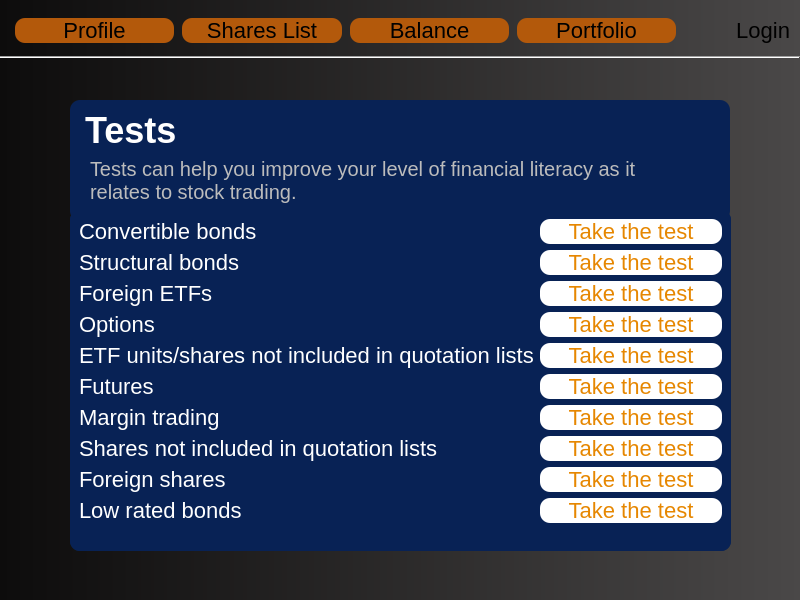
<?xml version="1.0" encoding="UTF-8"?>
<ui version="4.0">
 <class>tests</class>
 <widget class="QWidget" name="tests">
  <property name="geometry">
   <rect>
    <x>0</x>
    <y>0</y>
    <width>800</width>
    <height>600</height>
   </rect>
  </property>
  <property name="windowTitle">
   <string>Form</string>
  </property>
  <widget class="QLabel" name="Background">
   <property name="geometry">
    <rect>
     <x>0</x>
     <y>0</y>
     <width>800</width>
     <height>600</height>
    </rect>
   </property>
   <property name="styleSheet">
    <string notr="true">background-color: qlineargradient(spread:pad, x1:0, y1:0, x2:1, y2:0, stop:0 rgba(13, 12, 12, 255), stop:1 rgba(74, 72, 72, 255));</string>
   </property>
   <property name="text">
    <string/>
   </property>
  </widget>
  <widget class="QWidget" name="horizontalLayoutWidget">
   <property name="geometry">
    <rect>
     <x>10</x>
     <y>10</y>
     <width>671</width>
     <height>41</height>
    </rect>
   </property>
   <layout class="QHBoxLayout" name="header">
    <property name="spacing">
     <number>8</number>
    </property>
    <property name="leftMargin">
     <number>5</number>
    </property>
    <property name="topMargin">
     <number>5</number>
    </property>
    <property name="rightMargin">
     <number>5</number>
    </property>
    <property name="bottomMargin">
     <number>5</number>
    </property>
    <item>
     <widget class="QPushButton" name="ProfileBtn">
      <property name="styleSheet">
       <string notr="true">background-color: rgb(179, 89, 11);
color: black;
font-size:22px;
border: none;
border-radius:10px;</string>
      </property>
      <property name="text">
       <string>Profile</string>
      </property>
     </widget>
    </item>
    <item>
     <widget class="QPushButton" name="SharesListBtn">
      <property name="styleSheet">
       <string notr="true">background-color: rgb(179, 89, 11);
color: black;
font-size:22px;
border: none;
border-radius:10px;</string>
      </property>
      <property name="text">
       <string>Shares List</string>
      </property>
     </widget>
    </item>
    <item>
     <widget class="QPushButton" name="BalanceBtn">
      <property name="styleSheet">
       <string notr="true">background-color: rgb(179, 89, 11);
color: black;
font-size:22px;
border: none;
border-radius:10px;</string>
      </property>
      <property name="text">
       <string>Balance</string>
      </property>
     </widget>
    </item>
    <item>
     <widget class="QPushButton" name="Portfolio">
      <property name="styleSheet">
       <string notr="true">background-color: rgb(179, 89, 11);
color: black;
font-size:22px;
border: none;
border-radius:10px;</string>
      </property>
      <property name="text">
       <string>Portfolio</string>
      </property>
     </widget>
    </item>
   </layout>
  </widget>
  <widget class="QLabel" name="Login">
   <property name="geometry">
    <rect>
     <x>690</x>
     <y>10</y>
     <width>100</width>
     <height>40</height>
    </rect>
   </property>
   <property name="font">
    <font>
     <pointsize>-1</pointsize>
    </font>
   </property>
   <property name="layoutDirection">
    <enum>Qt::LeftToRight</enum>
   </property>
   <property name="autoFillBackground">
    <bool>false</bool>
   </property>
   <property name="styleSheet">
    <string notr="true">font-size: 22px;
color: black;</string>
   </property>
   <property name="text">
    <string>Login</string>
   </property>
   <property name="alignment">
    <set>Qt::AlignRight|Qt::AlignTrailing|Qt::AlignVCenter</set>
   </property>
   <property name="wordWrap">
    <bool>true</bool>
   </property>
  </widget>
  <widget class="Line" name="line">
   <property name="geometry">
    <rect>
     <x>0</x>
     <y>50</y>
     <width>800</width>
     <height>15</height>
    </rect>
   </property>
   <property name="lineWidth">
    <number>1</number>
   </property>
   <property name="orientation">
    <enum>Qt::Horizontal</enum>
   </property>
  </widget>
  <widget class="QLabel" name="SubTitle">
   <property name="geometry">
    <rect>
     <x>90</x>
     <y>150</y>
     <width>601</width>
     <height>61</height>
    </rect>
   </property>
   <property name="styleSheet">
    <string notr="true">font-size: 20px;
color: rgb(188, 188, 188);</string>
   </property>
   <property name="text">
    <string>Tests can help you improve your level of financial literacy as it relates to stock trading.</string>
   </property>
   <property name="wordWrap">
    <bool>true</bool>
   </property>
  </widget>
  <widget class="QLabel" name="Title">
   <property name="geometry">
    <rect>
     <x>85</x>
     <y>110</y>
     <width>91</width>
     <height>41</height>
    </rect>
   </property>
   <property name="styleSheet">
    <string notr="true">font-size: 36px;
color: white;
font-weight:bold;</string>
   </property>
   <property name="text">
    <string>Tests</string>
   </property>
  </widget>
  <widget class="QLabel" name="MenuHeader">
   <property name="geometry">
    <rect>
     <x>70</x>
     <y>100</y>
     <width>660</width>
     <height>121</height>
    </rect>
   </property>
   <property name="styleSheet">
    <string notr="true">background-color: rgb(8, 34, 85);
color: black;
font-size:22px;
border: none;
border-radius:10px;</string>
   </property>
   <property name="text">
    <string/>
   </property>
  </widget>
  <widget class="QScrollArea" name="scrollArea">
   <property name="geometry">
    <rect>
     <x>70</x>
     <y>210</y>
     <width>661</width>
     <height>341</height>
    </rect>
   </property>
   <property name="styleSheet">
    <string notr="true">background-color: rgb(8, 34, 85);
color: black;
font-size:22px;
border: none;
border-radius:10px;</string>
   </property>
   <property name="widgetResizable">
    <bool>true</bool>
   </property>
   <widget class="QWidget" name="scrollAreaWidgetContents">
    <property name="geometry">
     <rect>
      <x>0</x>
      <y>0</y>
      <width>647</width>
      <height>378</height>
     </rect>
    </property>
    <layout class="QFormLayout" name="formLayout">
     <item row="1" column="0">
      <widget class="QLabel" name="ConvertibleBonds">
       <property name="styleSheet">
        <string notr="true">color:white;
font-size:22px;</string>
       </property>
       <property name="text">
        <string>Convertible bonds</string>
       </property>
      </widget>
     </item>
     <item row="1" column="1">
      <widget class="QPushButton" name="ConvertibleNondsBtn">
       <property name="styleSheet">
        <string notr="true">color: rgb(230, 135, 1);
background-color: rgb(255, 255, 255);</string>
       </property>
       <property name="text">
        <string>Take the test</string>
       </property>
      </widget>
     </item>
     <item row="2" column="0">
      <widget class="QLabel" name="StructalBonds">
       <property name="styleSheet">
        <string notr="true">color:white;
font-size:22px;</string>
       </property>
       <property name="text">
        <string>Structural bonds</string>
       </property>
      </widget>
     </item>
     <item row="2" column="1">
      <widget class="QPushButton" name="StructalBondsBtn">
       <property name="styleSheet">
        <string notr="true">color: rgb(230, 135, 1);
background-color: rgb(255, 255, 255);</string>
       </property>
       <property name="text">
        <string>Take the test</string>
       </property>
      </widget>
     </item>
     <item row="3" column="0">
      <widget class="QLabel" name="ForeignETFs">
       <property name="styleSheet">
        <string notr="true">color:white;
font-size:22px;</string>
       </property>
       <property name="text">
        <string>Foreign ETFs</string>
       </property>
      </widget>
     </item>
     <item row="3" column="1">
      <widget class="QPushButton" name="ForeignETFsBtn">
       <property name="styleSheet">
        <string notr="true">color: rgb(230, 135, 1);
background-color: rgb(255, 255, 255);</string>
       </property>
       <property name="text">
        <string>Take the test</string>
       </property>
      </widget>
     </item>
     <item row="4" column="0">
      <widget class="QLabel" name="Options">
       <property name="styleSheet">
        <string notr="true">color:white;
font-size:22px;</string>
       </property>
       <property name="text">
        <string>Options</string>
       </property>
      </widget>
     </item>
     <item row="4" column="1">
      <widget class="QPushButton" name="OptionsBtn">
       <property name="styleSheet">
        <string notr="true">color: rgb(230, 135, 1);
background-color: rgb(255, 255, 255);</string>
       </property>
       <property name="text">
        <string>Take the test</string>
       </property>
      </widget>
     </item>
     <item row="5" column="0">
      <widget class="QLabel" name="ETFUnits_SharesNotIncludes">
       <property name="styleSheet">
        <string notr="true">color:white;
font-size:22px;</string>
       </property>
       <property name="text">
        <string>ETF units/shares not included in quotation lists</string>
       </property>
      </widget>
     </item>
     <item row="5" column="1">
      <widget class="QPushButton" name="ETFUnits_SharesNotIncludesBtn">
       <property name="styleSheet">
        <string notr="true">color: rgb(230, 135, 1);
background-color: rgb(255, 255, 255);</string>
       </property>
       <property name="text">
        <string>Take the test</string>
       </property>
      </widget>
     </item>
     <item row="6" column="0">
      <widget class="QLabel" name="Futures">
       <property name="styleSheet">
        <string notr="true">color:white;
font-size:22px;</string>
       </property>
       <property name="text">
        <string>Futures</string>
       </property>
      </widget>
     </item>
     <item row="6" column="1">
      <widget class="QPushButton" name="FuturesBtn">
       <property name="styleSheet">
        <string notr="true">color: rgb(230, 135, 1);
background-color: rgb(255, 255, 255);</string>
       </property>
       <property name="text">
        <string>Take the test</string>
       </property>
      </widget>
     </item>
     <item row="7" column="0">
      <widget class="QLabel" name="MarginTrading">
       <property name="styleSheet">
        <string notr="true">color:white;
font-size:22px;</string>
       </property>
       <property name="text">
        <string>Margin trading</string>
       </property>
      </widget>
     </item>
     <item row="7" column="1">
      <widget class="QPushButton" name="MarginTradingBtn">
       <property name="styleSheet">
        <string notr="true">color: rgb(230, 135, 1);
background-color: rgb(255, 255, 255);</string>
       </property>
       <property name="text">
        <string>Take the test</string>
       </property>
      </widget>
     </item>
     <item row="8" column="0">
      <widget class="QLabel" name="SharesNotIncluded">
       <property name="styleSheet">
        <string notr="true">color:white;
font-size:22px;</string>
       </property>
       <property name="text">
        <string>Shares not included in quotation lists</string>
       </property>
      </widget>
     </item>
     <item row="8" column="1">
      <widget class="QPushButton" name="SharesNotIncludedBtn">
       <property name="styleSheet">
        <string notr="true">color: rgb(230, 135, 1);
background-color: rgb(255, 255, 255);</string>
       </property>
       <property name="text">
        <string>Take the test</string>
       </property>
      </widget>
     </item>
     <item row="9" column="0">
      <widget class="QLabel" name="ForeignShares">
       <property name="styleSheet">
        <string notr="true">color:white;
font-size:22px;</string>
       </property>
       <property name="text">
        <string>Foreign shares</string>
       </property>
      </widget>
     </item>
     <item row="9" column="1">
      <widget class="QPushButton" name="ForeignSharesBtn">
       <property name="styleSheet">
        <string notr="true">color: rgb(230, 135, 1);
background-color: rgb(255, 255, 255);</string>
       </property>
       <property name="text">
        <string>Take the test</string>
       </property>
      </widget>
     </item>
     <item row="10" column="0">
      <widget class="QLabel" name="LowRatedBonds">
       <property name="styleSheet">
        <string notr="true">color:white;
font-size:22px;</string>
       </property>
       <property name="text">
        <string>Low rated bonds</string>
       </property>
      </widget>
     </item>
     <item row="10" column="1">
      <widget class="QPushButton" name="LowRatedBondsBtn">
       <property name="styleSheet">
        <string notr="true">color: rgb(230, 135, 1);
background-color: rgb(255, 255, 255);</string>
       </property>
       <property name="text">
        <string>Take the test</string>
       </property>
      </widget>
     </item>
    </layout>
   </widget>
  </widget>
  <zorder>Background</zorder>
  <zorder>horizontalLayoutWidget</zorder>
  <zorder>Login</zorder>
  <zorder>line</zorder>
  <zorder>MenuHeader</zorder>
  <zorder>Title</zorder>
  <zorder>SubTitle</zorder>
  <zorder>scrollArea</zorder>
 </widget>
 <resources/>
 <connections/>
</ui>
